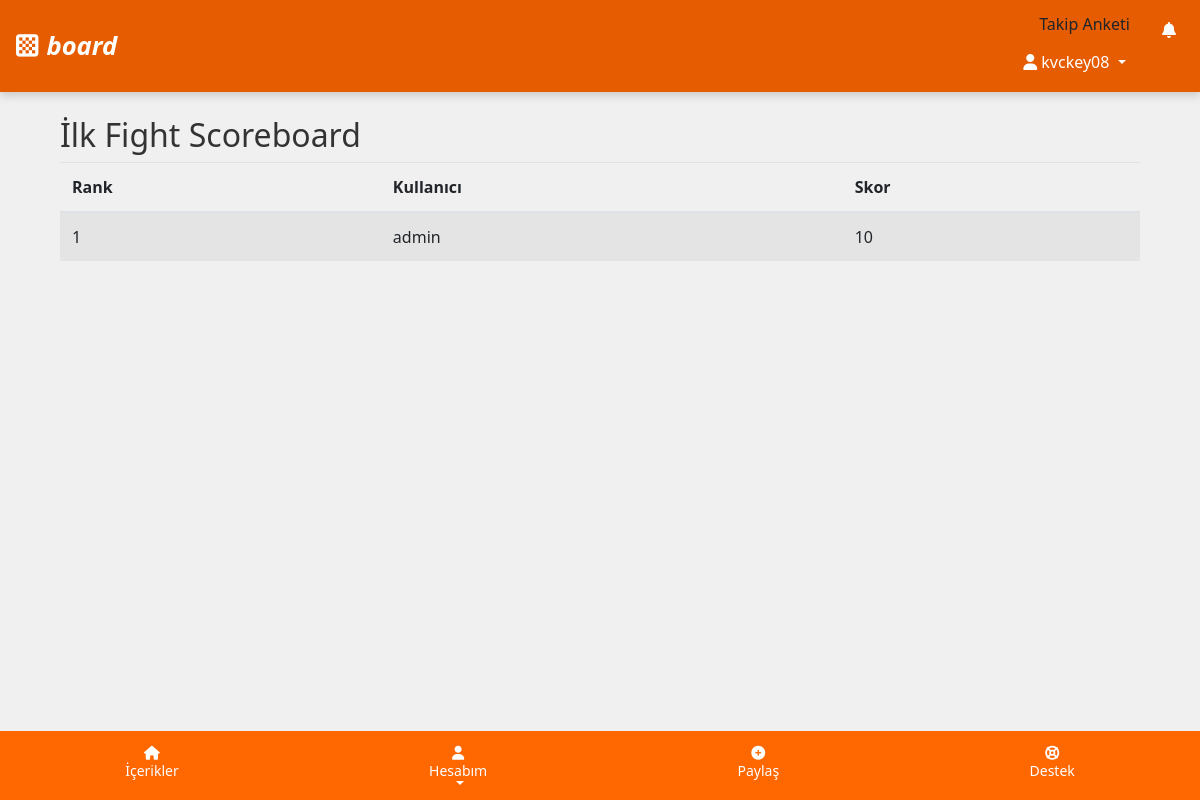
The app's page /scoreboard/1/ (signed in) with its own data.
### users/models.py (models this page shows, shortened)
class CustomUser(AbstractUser):
    team = models.ForeignKey('Team', on_delete=models.SET_NULL, null=True, blank=True, related_name='members')
    registration_code = models.CharField('Kayıt Kodu', max_length=6, unique=True, null=True, blank=True)
    gender = models.CharField('Cinsiyet', max_length=10, choices=[('male', 'Erkek'), ('female', 'Kadın'), ('other', 'Diğer')])
    avatar = models.CharField('Avatar', max_length=100, null=True, blank=True)
    registration_code_used = models.CharField('Kullanılan Kayıt Kodu', max_length=6, null=True, blank=True)
    progress = models.OneToOneField(Progress, on_delete=models.CASCADE, null=True, blank=True, related_name='user_progress')
    group = models.ForeignKey('Group', on_delete=models.SET_NULL, null=True, blank=True, related_name='members')
    class Meta:
        verbose_name = 'Kullanıcı'
        verbose_name_plural = 'Kullanıcılar'

### scoreboards/models.py (models this page shows, shortened)
class Competition(models.Model):
    name = models.CharField(max_length=100, verbose_name="Yarışma Adı")
    description = models.TextField(null=True, blank=True, verbose_name="Yarışma Açıklaması")
    start_date = models.DateTimeField(verbose_name="Başlangıç Tarihi")
    end_date = models.DateTimeField(verbose_name="Bitiş Tarihi")
    class Meta:
        verbose_name = "Yarışma"
        verbose_name_plural = "Yarışma"

class Scoreboard(models.Model):
    competition = models.ForeignKey(Competition, on_delete=models.CASCADE, verbose_name="Yarışma")
    user = models.ForeignKey(CustomUser, on_delete=models.CASCADE, verbose_name="Kullanıcı")
    rank = models.PositiveIntegerField(verbose_name="Sıralama")
    score = models.PositiveIntegerField(verbose_name="Skor")
    updated_at = models.DateTimeField(auto_now=True, verbose_name="Güncellenme Tarihi")
    class Meta:
        verbose_name = "Skor Tablosu"
        verbose_name_plural = "Skor Tablosu"
        ordering = ['-score']

### scoreboards/views.py (the view)
# urls.py: path('scoreboard/<int:competition_id>/', views.scoreboard_view, name='scoreboard_list'),
@login_required(login_url='login')
def scoreboard_view(request, competition_id):
    competition = get_object_or_404(Competition, id=competition_id)
    scoreboard_entries = Scoreboard.objects.filter(competition=competition).order_by('rank')
    return render(request, 'scoreboard.html', {
        'scoreboard_entries': scoreboard_entries,
        'competition': competition
    })

### posts/templatetags/custom_filters.py (called while the page is built)
@register.filter
def has_second_survey_due(user):
    try:
        return user.survey_completion.is_second_survey_due()
    except:
        return False

### users/models.py (called while the page is built)
    def get_level_progress_text(self):
        current_level_threshold = self.LEVEL_THRESHOLDS.get(self.level, 0)
        next_level_threshold = self.LEVEL_THRESHOLDS.get(self.level + 1, current_level_threshold)
        if next_level_threshold == current_level_threshold:
            return f"Seviye {self.level} (Maksimum)"
        progress_in_level = self.points - current_level_threshold
        points_needed_for_next_level = next_level_threshold - current_level_threshold
        return f"Seviye {self.level} ({progress_in_level}/{points_needed_for_next_level})"

    def is_second_survey_due(self):
        if not self.completed or self.second_survey_completed:
            return False
        if self.completed_at:
            from django.utils import timezone
            import datetime
            seven_days_later = self.completed_at + datetime.timedelta(days=7)
            return timezone.now() >= seven_days_later
        return False

### users/utils.py (called while the page is built)
def get_leaderboard_url(user):
    if not user.group:
        return None  # Grup yoksa leaderboard URL'si de yok
    if user.group.name in ['A', 'B']:
        return reverse('group_leaderboard')
    elif user.group.name in ['C', 'D', 'F']:
        return reverse('team_leaderboard')
    else:
        return None

### templates/scoreboard.html (shortened to what this page needs)
{% extends 'base.html' %}
{% block content %}
<div class="container mt-4">
    <h2>{{ competition.name }} Scoreboard</h2>
    <table class="table table-striped">
        <thead>
            <tr>
                <th>Rank</th>
                <th>Kullanıcı</th>
                <th>Skor</th>
            </tr>
        </thead>
        <tbody>
            {% for entry in scoreboard_entries %}
            <tr>
                <td>{{ entry.rank }}</td>
                <td>{{ entry.user.username }}</td>
                <td>{{ entry.score }}</td>
            </tr>
            {% endfor %}
        </tbody>
    </table>
</div>
{% endblock %}

### templates/base.html (shortened to what this page needs)
{% load static %}
{% load custom_filters %}
<!DOCTYPE html>
<html lang="tr">
<head>
    <link href="https://stackpath.bootstrapcdn.com/bootstrap/4.5.2/css/bootstrap.min.css" rel="stylesheet">
    <link rel="stylesheet" href="https://cdnjs.cloudflare.com/ajax/libs/font-awesome/6.4.0/css/all.min.css" />
</head>
<body>
    <nav class="navbar navbar-expand-lg navbar-light">
        <a class="navbar-brand d-flex align-items-center" href="/">
            <i class="fas fa-chess-board" style="color: white; font-size: 1.6rem; margin-right: 8px;"></i>
            <span style="color: white; font-style: italic; font-size: 1.6rem;">
                board
            </span>
        </a>
        <div class="collapse navbar-collapse" id="mobileNavbar">
            <ul class="navbar-nav ml-auto">
                {% if not request.user.is_authenticated %}
                    <li class="nav-item">
                        <a class="nav-link" href="{% url 'register' %}">Kayıt Ol</a>
                    </li>
                    <li class="nav-item">
                        <a class="nav-link" href="{% url 'login' %}">Giriş Yap</a>
                    </li>
                {% else %}
                    <li class="nav-item dropdown">
                        {% if request.user|has_second_survey_due %}
                            <a class="dropdown-item" href="{% url 'second_survey' %}">Takip Anketi</a>
                        {% endif %}
                        <a class="nav-link dropdown-toggle" href="#" id="userDropdown" role="button" data-toggle="dropdown" aria-haspopup="true" aria-expanded="false">
                            {% if show_leaderboard %}
                                <i class="fas fa-trophy"></i> Sıralama: {{ ranking_info.rank }} | Puan: {{ points }}
                            {% elif show_progress_bar %}
                                <i class="fas fa-signal"></i> Seviye: {{ level }} | Puan: {{ points }}
                            {% else %}
                                <i class="fas fa-user"></i> {{ request.user.username }}
                            {% endif %}
                        </a>
                        <div class="dropdown-menu dropdown-menu-right" aria-labelledby="userDropdown">
                            <li class="nav-item dropdown">
                                <a class="nav-link position-relative" href="#" id="notificationsDropdown" role="button" data-toggle="dropdown" aria-haspopup="true" aria-expanded="false">
                                    <i class="fas fa-bell"></i>
                                </a>
                            </li>
                        </div>
                    </li>
                {% endif %}
            </ul>
        </div>
    </nav>
    <div class="container mt-1 mb-5">
        {% block content %}{% endblock %}
    </div>
{% if request.user.is_authenticated %}
<div class="footer">
    <a href="{% url 'post_list' %}" class="footer-link">
        <i class="fas fa-home"></i>
        <span>İçerikler</span>
    </a>
    <div class="dropdown">
        <a href="#" class="footer-link dropdown-toggle" id="footerProfileDropdown" data-toggle="dropdown" aria-haspopup="true" aria-expanded="false">
            <i class="fas fa-user"></i>
            <span>Hesabım</span>
        </a>
    </div>
    <a href="{% url 'post_create' %}" class="footer-link">
        <i class="fas fa-plus-circle"></i>
        <span>Paylaş</span>
    </a>
    <a href="{% url 'support_request_list' %}" class="footer-link">
        <i class="fas fa-life-ring"></i>
        <span>Destek</span>
    </a>
</div>
{% endif %}
</body>
</html>

### templates/base.html (style rules this page uses)
body { background-color: #f0f0f0; font-family: 'Segoe UI', Tahoma, Geneva, Verdana, sans-serif; padding-bottom: 80px; color: #333; }
.navbar { background-color: #ff6700; box-shadow: 0 4px 8px rgba(0, 0, 0, 0.15); transition: background-color 0.3s ease-in-out; }
.navbar-brand { color: white; font-weight: bold; font-size: 1.6rem; }
.navbar-nav .nav-link { color: white !important; font-size: 1rem; padding: 10px 15px; transition: color 0.3s ease-in-out; }
.footer { background-color: #ff6700; color: white; text-align: center; position: fixed; bottom: 0; width: 100%; display: flex; justify-content: space-around; padding: 15px 0; z-index: 1000; transition: background-color 0.3s ease-in-out; }
.footer a { color: white; text-decoration: none; font-size: 14px; display: flex; flex-direction: column; align-items: center; transition: transform 0.3s ease-in-out; }
.dropdown-menu { background-color: #e65c00; color: white; }

### records on screen
CustomUser: user.username "kvckey08"
Competition: name "İlk Fight"
Scoreboard: rank "1", user.username "admin", score "10"
